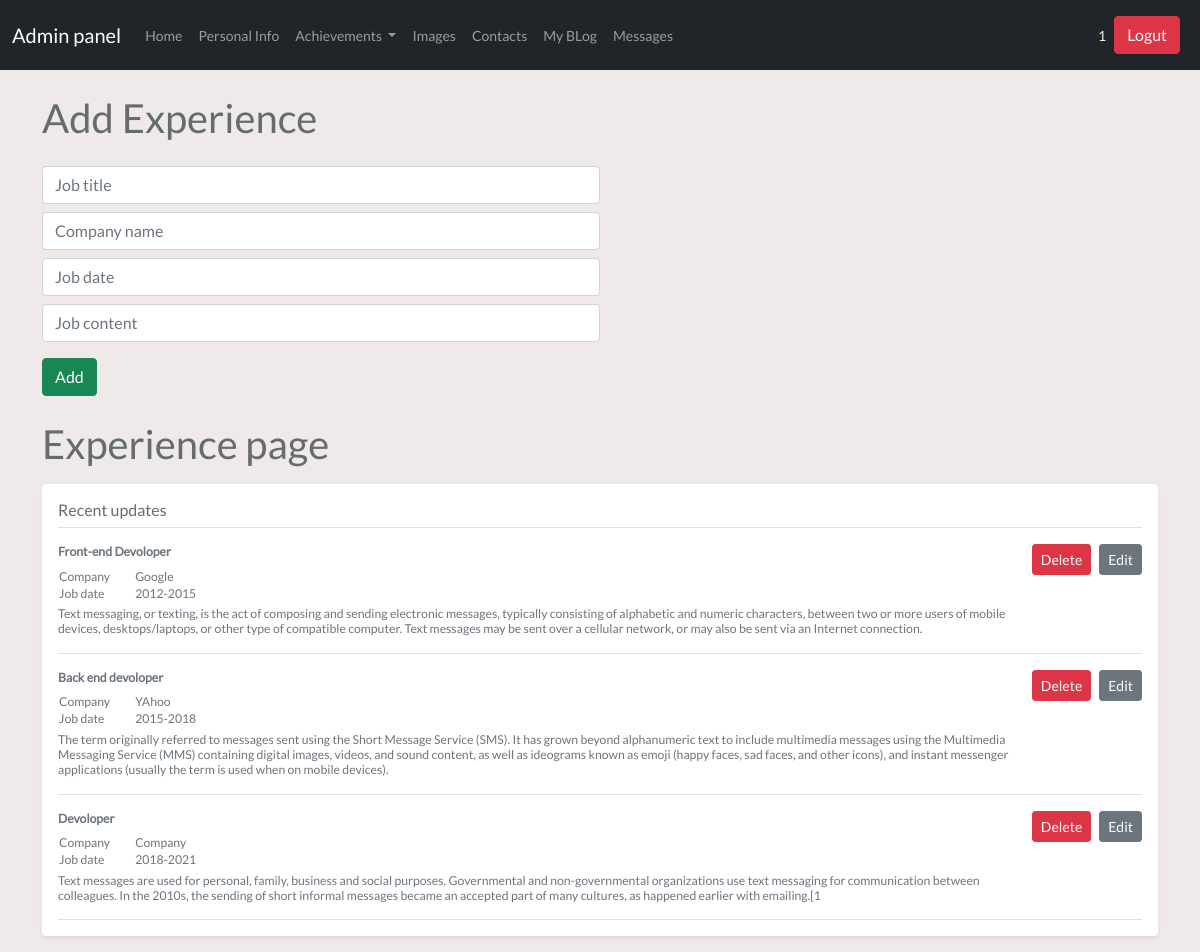
/admin/experience (signed in), run on the app's committed database.
### tables this page shows
CREATE TABLE user (
	id INTEGER NOT NULL, 
	username VARCHAR(20), 
	email VARCHAR(50), 
	password VARCHAR(80), 
	PRIMARY KEY (id), 
	UNIQUE (username), 
	UNIQUE (email)
);

CREATE TABLE experience (
	id INTEGER NOT NULL, 
	job_title VARCHAR(50), 
	company VARCHAR(50), 
	job_date VARCHAR(50), 
	job_content VARCHAR(250), 
	PRIMARY KEY (id)
);

### controllers/admin/experience.py (the view, shortened to what this page needs)
@app.route('/admin/experience',methods=['GET','POST'])
@login_required
def admin_experience_index():
    from run import db
    from models import Experience
    experiences=Experience.query.all()
    return render_template('admin/experience.html',experiences=experiences)

### controllers/admin/main.py (called while the page is built)
@app.before_request
def before_request():
    g.user = current_user

### run.py (called while the page is built)
@login_manager.user_loader
def load_user(user_id):
    from models import User
    return User.query.get(user_id)

### templates/admin/experience.html
{% extends "admin/dashboard.html" %} {% block content %}
<div class="container">
  <h1 class="adminpage ml-4 mt-4">Add Experience</h1>
  <form action="/admin/experience" method="POST" class="w-50 ml-4 mt-4">
    <input
      type="text"
      name="job_title"
      class="form-control my-2"
      placeholder="Job title"
    />
    <input
      type="text"
      name="company"
      class="form-control my-2"
      placeholder="Company name"
    />
    <input
      type="text"
      name="job_date"
      class="form-control my-2"
      placeholder="Job date"
    />
    <input
      type="text"
      name="job_content"
      class="form-control my-2"
      placeholder="Job content"
    />
    <input type="submit" class="btn btn-success my-2" value="Add" />
  </form>
  <h1 class="adminpage ml-4 mt-3">Experience page</h1>
  <div class="my-3 p-3 bg-body rounded shadow-sm">
    <h6 class="border-bottom pb-2 mb-0">Recent updates</h6>
    {% for experience in experiences %}
    <div class="d-flex text-muted pt-3">
      <div
        class="
          w-100
          pb-3
          d-flex
          justify-content-between
          mb-0
          small
          lh-sm
          border-bottom
        "
      >
        <div>
          <strong class="d-block text-gray-dark"
            >{{experience.job_title}}</strong
          >
          <div class="d-flex mt-2">
            <div class="d-flex flex-column align-items-baseline">
              <table class="mb-1">
                <tr>
                  <td class="pe-4">Company</td>
                  <td>{{experience.company}}</td>
                </tr>
                <tr>
                  <td>Job date</td>
                  <td>{{experience.job_date}}</td>
                </tr>
              </table>
              <span> {{experience.job_content}} </span>
            </div>
          </div>
        </div>
        <span class="d-flex align-items-start">
          <a
            href="/deleteexp/{{experience.id}}"
            class="btn btn-sm me-2 btn-danger"
            >Delete</a
          >
          <a
            href="/updateexp/{{experience.id}}"
            class="btn btn-sm btn-secondary"
            >Edit</a
          >
        </span>
      </div>
    </div>
    {% endfor %}
  </div>
</div>
{% endblock %}

### templates/admin/dashboard.html (shortened to what this page needs)
<!DOCTYPE html>
<html lang="en">
  <head>
    <link
      rel="stylesheet"
      href="https://cdnjs.cloudflare.com/ajax/libs/font-awesome/5.15.3/css/all.min.css"
    />
    <link
      href="{{ url_for('static', filename='bootstrap.min.css') }}"
      rel="stylesheet"
    />
    <link rel="stylesheet" href="/static/admin/css/style.css" />
  </head>
  <body>
    <nav class="navbar navbar-expand-lg navbar-dark bg-dark">
      <div class="container-fluid">
        {% if '/admin/dashboard' in request.path %}
        <span class="navbar-brand">Admin panel</span>
        {% else %}
        <a class="navbar-brand" href="/admin/dashboard">Admin panel</a>
        {% endif %}
        <div class="collapse navbar-collapse" id="navbarText">
          <ul class="navbar-nav me-auto mb-2 mb-lg-0">
            <li class="nav-item">
              <a
                class="nav-link {{'active' if '/admin/home' in request.path else  ''}}"
                aria-current="page"
                href="/admin/home"
                >Home</a
              >
            </li>
            <li class="nav-item">
              <a
                class="nav-link {{'active' if '/admin/persinfo' in request.path else  ''}}"
                href="/admin/persinfo"
                >Personal Info</a
              >
            </li>
            <li class="nav-item dropdown">
              <a
                class="nav-link dropdown-toggle"
                href="#"
                id="navbarScrollingDropdown"
                role="button"
                data-bs-toggle="dropdown"
                aria-expanded="false"
              >
                Achievements
              </a>
            </li>
            <li class="nav-item">
              <a
                class="nav-link {{'active' if '/admin/images' in request.path else  ''}}"
                href="/admin/images"
                >Images</a
              >
            </li>
            <li class="nav-item">
              <a
                class="nav-link {{'active' if '/admin/socialprof' in request.path else  ''}}"
                href="/admin/socialprof"
                >Contacts</a
              >
            </li>
            <li class="nav-item">
              <a
                class="nav-link {{'active' if '/admin/myblog' in request.path else  ''}}"
                href="/admin/myblog"
                >My BLog</a
              >
            </li>
            <li class="nav-item">
              <a
                class="nav-link {{'active' if '/admin/form' in request.path else  ''}}"
                href="/admin/form"
                >Messages</a
              >
            </li>
          </ul>
          <div class="d-flex align-items-center">
            <div style="color: beige">{{ current_user.username }}</div>
            <button
              class="btn btn-danger m-2"
              onclick="window.location.href = '/logout'"
            >
              Logut
            </button>
          </div>
        </div>
      </div>
    </nav>
    {% block content %} {% endblock %}
  </body>
</html>

### static/app/css/style.css (style rules this page uses)
body { font-family: Lato, serif, Calibri, Arial; font-size: 14px; background-color: #efe9e9; color: #656c6d; font-weight: 400; margin: 0; padding: 0; box-sizing: border-box; }

### data on the page
user: username "1"
experience: job_title "Front-end Devoloper", company "Google", job_date "2012-2015", job_content "Text messaging, or texting, is the act of composing and sending electronic messages, typically consisting of alphabetic and numeric characters, between two or more users of mobile devices, desktops/laptops, or other type of compatible computer. Text messages may be sent over a cellular network, or may also be sent via an Internet connection."
experience: job_title "Back end devoloper", company "YAhoo", job_date "2015-2018", job_content "The term originally referred to messages sent using the Short Message Service (SMS). It has grown beyond alphanumeric text to include multimedia messages using the Multimedia Messaging Service (MMS) containing digital images, videos, and sound content, as well as ideograms known as emoji (happy faces, sad faces, and other icons), and instant messenger applications (usually the term is used when on mobile devices)."
experience: job_title "Devoloper", company "Company", job_date "2018-2021", job_content "Text messages are used for personal, family, business and social purposes. Governmental and non-governmental organizations use text messaging for communication between colleagues. In the 2010s, the sending of short informal messages became an accepted part of many cultures, as happened earlier with emailing.[1"
